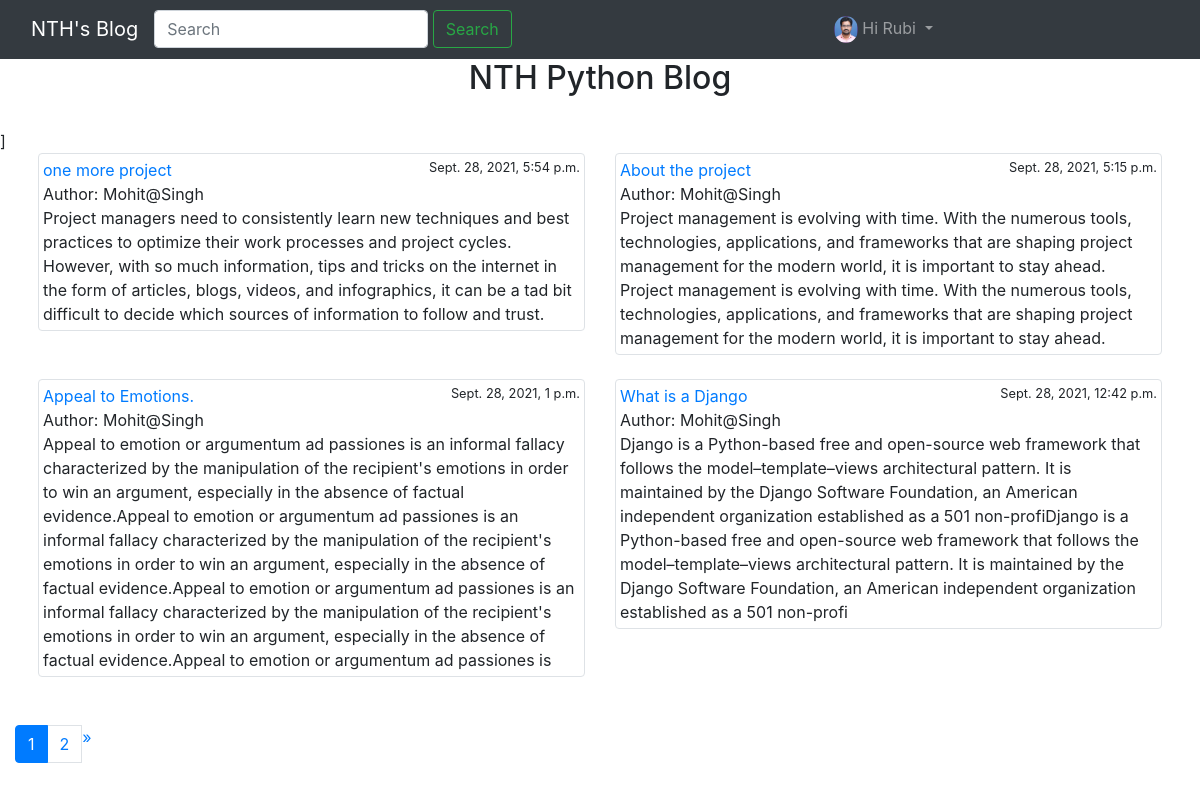
The page /post_list/ (signed in) on the database its author committed.
### Blogproject/models.py (models this page shows, shortened)
class Profile(models.Model):
    user = models.OneToOneField(User , on_delete=models.CASCADE)
    dob = models.DateField(null=True, blank=True)
    phote = models.ImageField(null=True, blank=True, upload_to='myimages')

class Post(models.Model):
    STATUS_CHOICES = (
        ('draft', 'draft'),
        ('published', 'published')
    )
    title = models.CharField(max_length=50)
    slug = models.CharField(max_length=50)
    author = models.ForeignKey(User, on_delete=models.CASCADE)
    body = models.TextField()
    likes = models.ManyToManyField(User, blank=True, related_name='likes')
    created = models.DateTimeField(auto_now_add=True)
    updated = models.DateTimeField(auto_now=True)
    status = models.CharField(max_length=20, choices=STATUS_CHOICES, default='draft')
    favourite = models.ManyToManyField(User, related_name='favourite', blank=True)
    restrict_comment = models.BooleanField(default=False)

### Blogproject/views.py (the view)
# urls.py: url(r'^post_list/',views.post_list,name='post_list'),
@login_required(login_url='login')
def post_list(request):
    posts_list = Post.objects.all().order_by('-id')
    query = request.GET.get('q')
    if query:
        posts_list = Post.objects.filter(
            Q(title__icontains=query) |
            Q(author__username=query) |
            Q(body__icontains=query))
    paginator = Paginator(posts_list, 4)
    page = request.GET.get('page')
    try:
        posts = paginator.page(page)
    except PageNotAnInteger:
        posts = paginator.page(1)
    except EmptyPage:
        posts = paginator.page(paginator.num_pages)
    if page is None:
        start_index = 0
        end_index = 7
    else:
        (start_index, end_index) = proper_pagination(posts, index=4)
    page_range = list(paginator.page_range)[start_index:end_index]
    return render(request, 'post_list.html', {'posts': posts, 'page_range': page_range})

### templates/post_list.html (shortened to what this page needs)
{% extends 'base.html' %}
{% block content %}
{% include 'alerts.html' %}
<br>
<title>{% block title %}Welcome to {{ block.super }}{% endblock %}</title>]
<div class="container-fluid">
    <div class="row ml-2 mr-2" >
        {% for post in posts %}
            <div class="col-md-6">
                <div class="img-thumbnail">
                    <a href="{% url 'post_detail' post.id post.slug %}">{{ post.title }}</a><small style="float: right">{{ post.created }}</small>  <br>
                    Author: {{ post.author }}<br>
                    {{ post.body }}
                </div>
                <br>
            </div>
        {% empty %}
        <div>
            <h2>No Post Is available for search query {{ request.GET.q }}</h2>
        </div>
        {% endfor %}
</div>
<br>
        <ul class="pagination">
            {% for p in page_range %}
                {% if posts.number == p %}
                    <li class="page-item active">
                        <a href="?page={{ p }}" class="page-link">{{ p }}</a>
                    </li>
                {% else %}
                    <li class="page-item">
                        <a href="?page={{ p }}" class="page-link">{{ p }}</a>
                    </li>
                {% endif %}
            {% endfor %}
            {% if posts.has_next %}
                <li class="page-item">
                    <a href="?page={{ posts.next_page_number }}">&raquo;</a>
                </li>
            {% endif %}
        </ul>
</div>
{% endblock %}

### templates/navbar.html (shortened to what this page needs)
{% load static %}
<!DOCTYPE html>
<html lang="en">
<head>
</head>
<body>
{% block content %}
<nav class="navbar navbar-expand-lg navbar-dark bg-dark">
  <div class="container-fluid">
    <a class="navbar-brand" href="{% url 'post_list' %}">NTH's Blog</a>
    <div class="collapse navbar-collapse" id="navbarSupportedContent">
     <ul class="navbar-nav mr-auto">
          <form class="d-flex" action="{% url 'post_list' %}">
          <input class="form-control me-2" type="search" placeholder="Search" aria-label="Search" name="q">&nbsp;
          <button class="btn btn-outline-success" type="submit">Search</button>
        </form>
      </ul>
    </div>
  </div>
    <ul class="navbar-nav">
          {% if request.user.is_authenticated %}
        <li class="nav-item dropdown">
          <a class="nav-link dropdown-toggle" href="#" id="navbarDropdown" role="button" data-toggle="dropdown" aria-expanded="false">
           {% if request.user.profile.phote %}
               <img src="{{ request.user.profile.phote.url }}" alt="narayana image" style="height: 7%; width: 7%; border-radius: 50%">
           {% else %}
               <img src="{% static 'myimages/user.jpg' %}" alt="navbar-img" style="height: 10%; width: 10%; border-radius: 50%;">
           {% endif %}
          <span> Hi {{ request.user }}</span>
          </a>
        </li>
          {% endif %}
    </ul>
</nav>
{% endblock %}
</body>
</html>

### rows shown on the page
Post: title "one more project", created "Sept. 28, 2021, 5:54 p.m.", author "Mohit@Singh", body "Project managers need to consistently learn new techniques and best practices to optimize their work processes and project cycles. However, with so much information, tips and tricks on the internet in the form of articles, blogs, videos, and infographics, it can be a tad bit difficult to decide which sources of information to follow and trust."
Post: title "About the project", created "Sept. 28, 2021, 5:15 p.m.", author "Mohit@Singh", body "Project management is evolving with time. With the numerous tools, technologies, applications, and frameworks that are shaping project management for the modern world, it is important to stay ahead. Project management is evolving with time. With the numerous tools, technologies, applications, and frameworks that are shaping project management for the modern world, it is important to stay ahead."
Post: title "Appeal to Emotions.", created "Sept. 28, 2021, 1 p.m.", author "Mohit@Singh", body "Appeal to emotion or argumentum ad passiones is an informal fallacy characterized by the manipulation of the recipient's emotions in order to win an argument, especially in the absence of factual evidence.Appeal to emotion or argumentum ad passiones is an informal fallacy characterized by the manipulation of the recipient's emotions in order to win an argument, especially in the absence of factual evidence.Appeal to emotion or argumentum ad passiones is an informal fallacy characterized by the manipulation of the recipient's emotions in order to win an argument, especially in the absence of factual evidence.Appeal to emotion or argumentum ad passiones is"
Post: title "What is a Django", created "Sept. 28, 2021, 12:42 p.m.", author "Mohit@Singh", body "Django is a Python-based free and open-source web framework that follows the model–template–views architectural pattern. It is maintained by the Django Software Foundation, an American independent organization established as a 501 non-profiDjango is a Python-based free and open-source web framework that follows the model–template–views architectural pattern. It is maintained by the Django Software Foundation, an American independent organization established as a 501 non-profi"

### other values the page prints
{{ request.user }} "Rubi"
{{ p }} "1"
{{ p }} "2"
